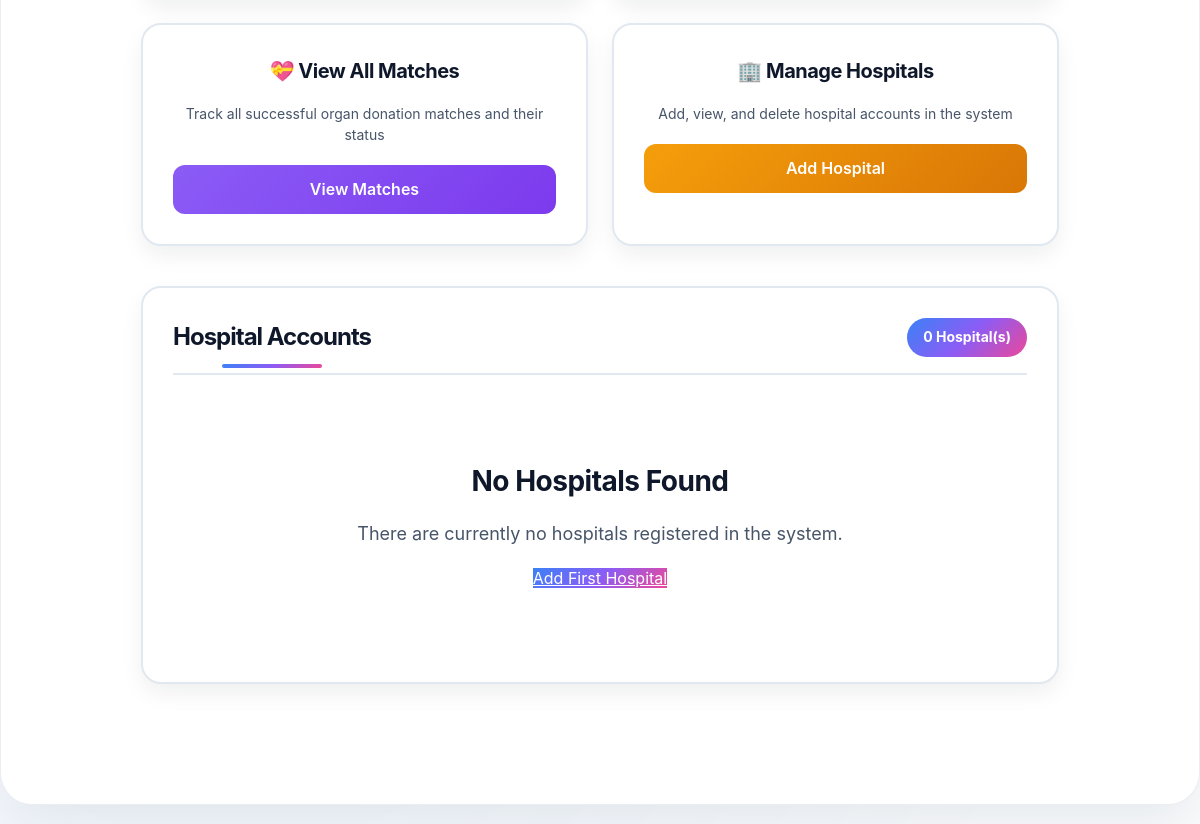
Page /manage_hospitals (signed in, lower part) on the earlier database version.
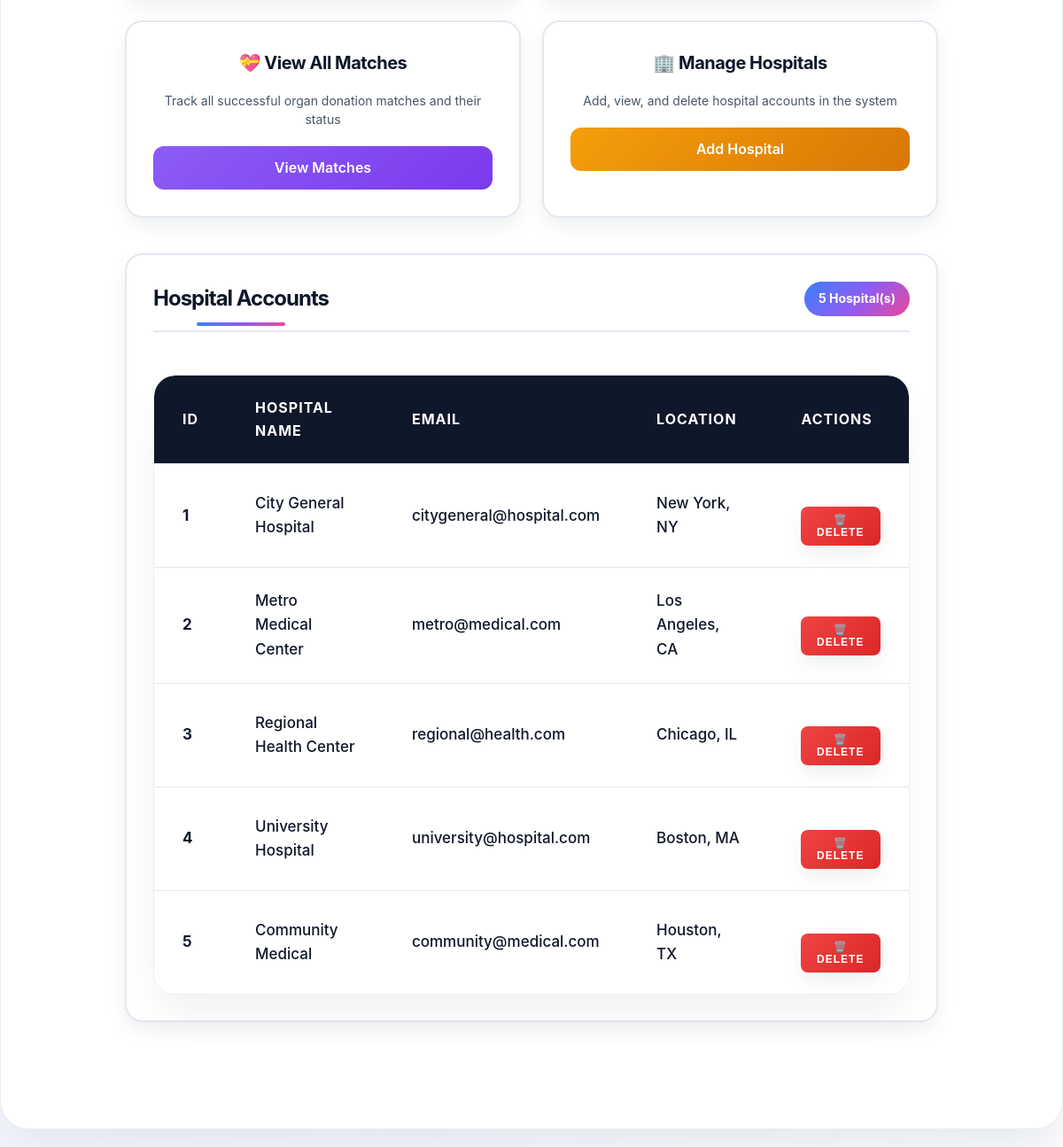
Same page on the later database version.
### tables this page shows
CREATE TABLE hospital (
        id INTEGER PRIMARY KEY AUTOINCREMENT,
        name TEXT,
        email TEXT UNIQUE,
        location TEXT,
        password TEXT
    );

### server/app.py (the view)
@app.route('/manage_hospitals', methods=['GET'])
def manage_hospitals():
    if 'admin' not in session:
        return redirect('/login')
    conn = sqlite3.connect(DB)
    c = conn.cursor()
    c.execute("SELECT id, name, email, location FROM hospital")
    hospitals = c.fetchall()
    conn.close()
    message = request.args.get('message')
    return render_template('manage_hospitals.html', hospitals=hospitals, message=message)

### client/templates/manage_hospitals.html (shortened to what this page needs)
<!DOCTYPE html>
<html>
<head>
    <link rel="stylesheet" href="../static/style.css">
</head>
<body>
<div class="container container-wide">
    <div class="admin-dashboard">
        <div class="admin-card">
            <h3>💝 View All Matches</h3>
            <p>Track all successful organ donation matches and their status</p>
            <a href="/admin_matches" class="btn btn-matches">View Matches</a>
        </div>
        <div class="admin-card">
            <h3>🏢 Manage Hospitals</h3>
            <p>Add, view, and delete hospital accounts in the system</p>
            <a href="/add_hospital" class="btn btn-hospitals">Add Hospital</a>
        </div>
    </div>
    <div class="hospital-table-container">
        <div class="table-header">
            <h2>Hospital Accounts</h2>
            <div class="hospital-count">{{ hospitals|length }} Hospital(s)</div>
        </div>
        {% if hospitals %}
        <div class="table-container">
            <table>
                <thead>
                    <tr>
                        <th>ID</th>
                        <th>Hospital Name</th>
                        <th>Email</th>
                        <th>Location</th>
                        <th>Actions</th>
                    </tr>
                </thead>
                <tbody>
                    {% for hospital in hospitals %}
                    <tr>
                        <td><strong>{{ hospital[0] }}</strong></td>
                        <td>{{ hospital[1] }}</td>
                        <td>{{ hospital[2] }}</td>
                        <td>{{ hospital[3] }}</td>
                        <td>
                            <form method="POST" action="/delete_hospital" style="display:inline;">
                                <button type="submit" class="delete-btn" onclick="return confirm('⚠️ Are you sure you want to delete {{ hospital[1] }}? This action cannot be undone!');">
                                    🗑️ Delete
                                </button>
                            </form>
                        </td>
                    </tr>
                    {% endfor %}
                </tbody>
            </table>
        </div>
        {% else %}
        <div style="text-align: center; padding: 60px 20px; color: var(--text-muted);">
            <h3>No Hospitals Found</h3>
            <p>There are currently no hospitals registered in the system.</p>
            <a href="/add_hospital" class="btn-primary" style="margin-top: 20px;">Add First Hospital</a>
        </div>
        {% endif %}
    </div>
</div>
</body>
</html>

Differences in the rows shown:
added hospital: id "1", name "City General Hospital", email "citygeneral@hospital.com", location "New York, NY"
added hospital: id "2", name "Metro Medical Center", email "metro@medical.com", location "Los Angeles, CA"
added hospital: id "3", name "Regional Health Center", email "regional@health.com", location "Chicago, IL"
added hospital: id "4", name "University Hospital", email "university@hospital.com", location "Boston, MA"
added hospital: id "5", name "Community Medical", email "community@medical.com", location "Houston, TX"
Other differences:
{{ hospitals|length }}: "0" → "5"
text no longer shown: "No Hospitals Found There are currently no hospitals registered in the system. Add First Hospital"
text now shown: "ID HOSPITAL NAME EMAIL LOCATION ACTIONS"
